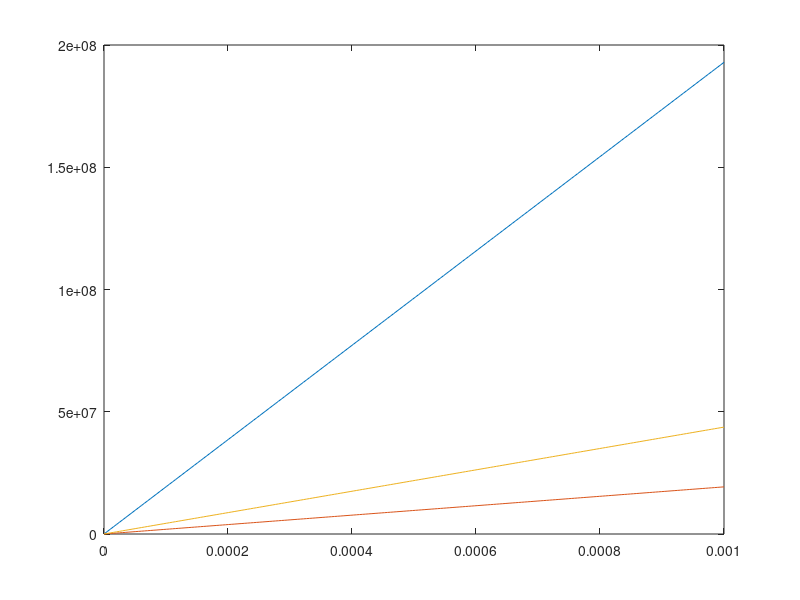
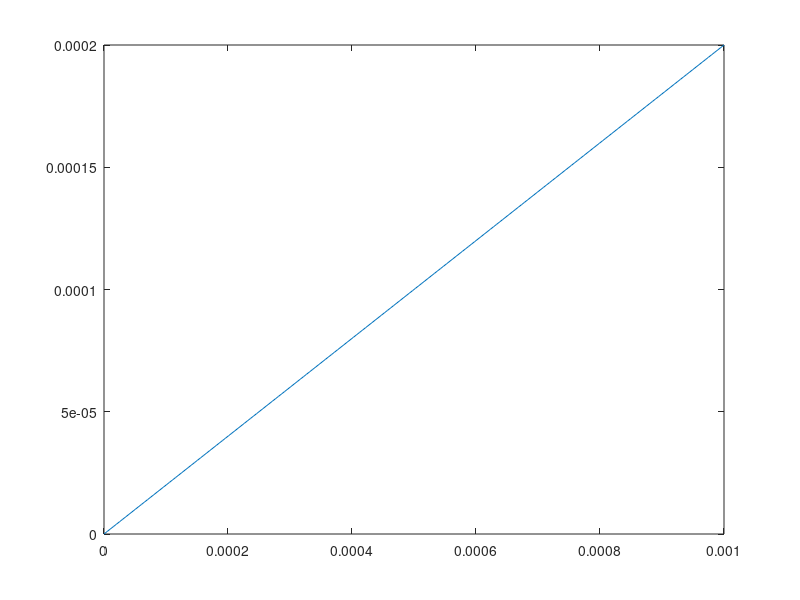

The MATLAB script that drew these images, in order: (Note: this script raises an error after producing the figures.)
% structure coursework
clear
clc

%initial setup
F_dot_x0 = 0.4823*1000;
eta_dot_y0 = -0.00002;
F_dot_x90 = 0.0482*1000;
F_dot_x30 = 0.1093*1000;

eta_dot_x0 = 1e-4;
eta_dot_x30 = 1e-4;
eta_dot_x90 = 1e-4;

eta_max = 1e-3;
t = linspace(0,10,200);

width = 25e-3;
height = 1e-3;
cross_area = width*height;

% [0_8]
eta_x0 = eta_dot_x0.*t;
eta_y0 = eta_dot_y0.*t;
Fx0 = F_dot_x0.*t;

%[90_8]
eta_x90 = eta_dot_x90.*t;
Fx90 = F_dot_x90.*t;

%[30_8]
eta_x30 = eta_dot_x30.*t;
Fx30 = F_dot_x30.*t;

% for 0 degree
c = cos(0);
s = sin(0);
Tsigma0 = [c^2,s^2,2*c*s;s^2,c^2,-2*c*s;-c*s,c*s,(c^2-s^2)];
Teta0 = [c^2,s^2,c*s;s^2,c^2,-c*s;-2*c*s,2*c*s,(c^2-s^2)];
sigmaXX0 = Fx0./cross_area;

%for 90 degree
c = cos(90);
s = sin(90);
Tsigma90 = [c^2,s^2,2*c*s;s^2,c^2,-2*c*s;-c*s,c*s,(c^2-s^2)];
Teta90 = [c^2,s^2,c*s;s^2,c^2,-c*s;-2*c*s,2*c*s,(c^2-s^2)];
sigmaXX90 = Fx90./cross_area;

% for 30 degree
c = cos(30);
s = sin(30);
Tsigma30 = [c^2,s^2,2*c*s;s^2,c^2,-2*c*s;-c*s,c*s,(c^2-s^2)];
Teta30 = [c^2,s^2,c*s;s^2,c^2,-c*s;-2*c*s,2*c*s,(c^2-s^2)];
sigmaXX30 = Fx30./cross_area;

figure(1)
plot(eta_x0,sigmaXX0);
hold on
plot(eta_x90,sigmaXX90);
hold on
plot(eta_x30,sigmaXX30);

figure(2);
plot(eta_x0,-eta_y0);

%% solve the matrix
syms G12 gammaXY30 epsYY30;
v12 = -eta_y0(200)/eta_x0(200);

epsilonMatrix30 = [eta_x30(200),epsYY30,gammaXY30];
sigmaMatrix30 = [sigmaXX30(200),0,0];
E1 = sigmaXX0(200)/eta_x0(200);
E2 = sigmaXX90(200)/eta_x90(200);
v21 = v12*E2/E1;

Q = [E1/(1-v12*v21),v21*E1/(1-v12*v21),0;
     v12*E2/(1-v12*v21),E2/(1-v12*v21),0;
     0, 0, G12];
 Qbar = Tsigma30^(-1)*Q*Teta30;
 
 eqns = [Qbar(1,1)*epsilonMatrix30(1)+Qbar(1,2)*epsilonMatrix30(2)+Qbar(1,3)*epsilonMatrix30(3)==sigmaMatrix30(1),Qbar(2,1)*epsilonMatrix30(1)+Qbar(2,2)*epsilonMatrix30(2)+Qbar(2,3)*epsilonMatrix30(3)==sigmaMatrix30(2),Qbar(3,1)*epsilonMatrix30(1)+Qbar(3,2)*epsilonMatrix30(2)+Qbar(3,3)*epsilonMatrix30(3)==sigmaMatrix30(3)];
 vars = [G12,gammaXY30,epsYY30];
 nums = solve(eqns,vars);
 fprintf("The value of G12 is %3.5f \n",nums.G12);
 fprintf("The value of gammaXY30 is %3.5f \n",nums.gammaXY30);
 fprintf("The value of epsYY30 is %3.5f \n",nums.epsYY30);
 
 
 
 
 